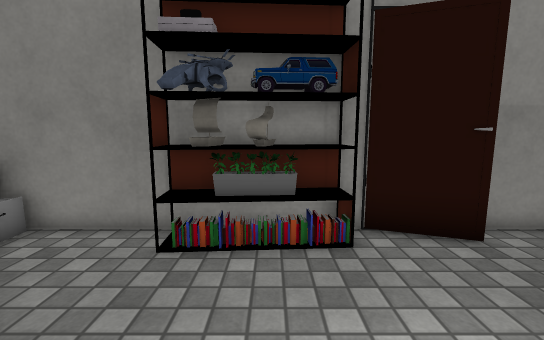
view 1 (above)

16 first-person views from a walk through a Unity game level. The camera is 1.3 m above the floor, tilts 8° down and sees 90° across. The floor is counted in squares, 0.5 m on a side. Each view is taken from the middle of a square. On the plan, view 1 faces up. The plan holds only what a view shows up to about 19 squares ahead; the rest is blank. The place goes on beyond the plan. The player character is not drawn. Some surface patterns are stand-ins.

view 2
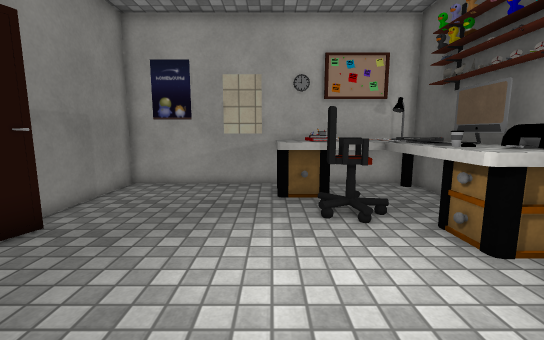

view 3
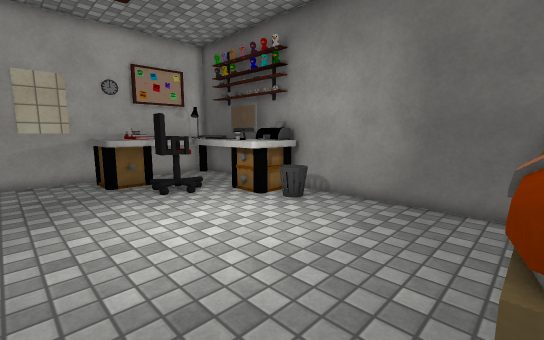

view 4
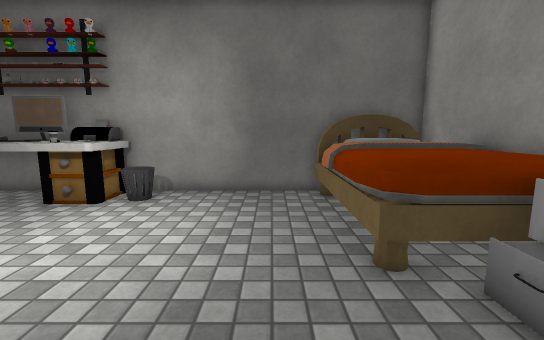

view 5
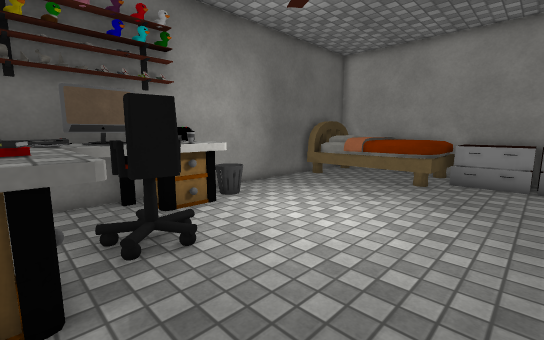

view 6
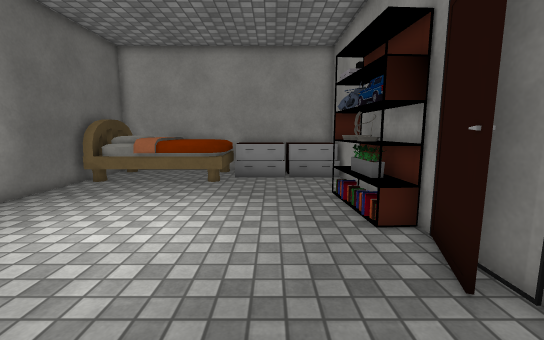

view 7
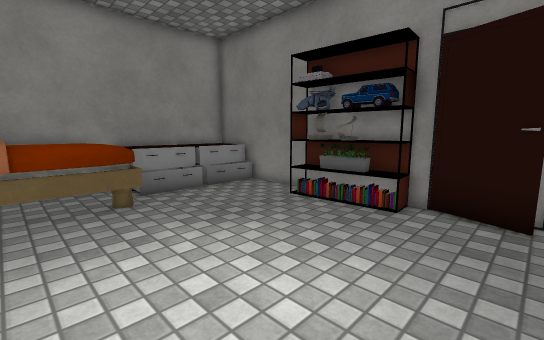

view 8
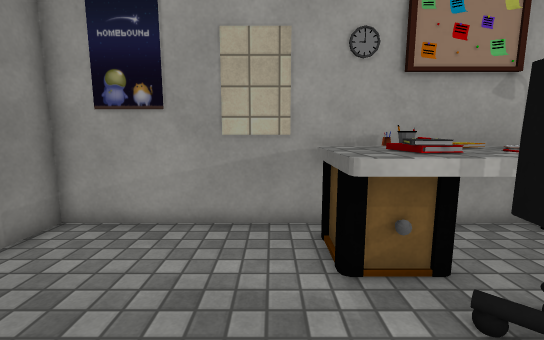

view 9
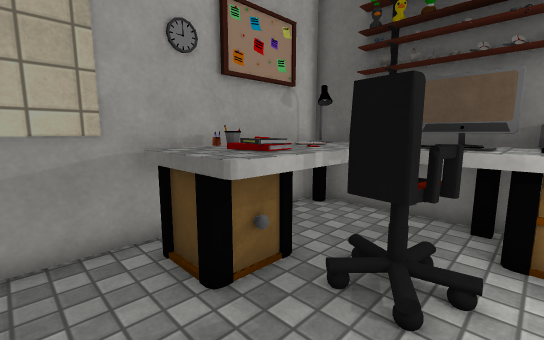

view 10
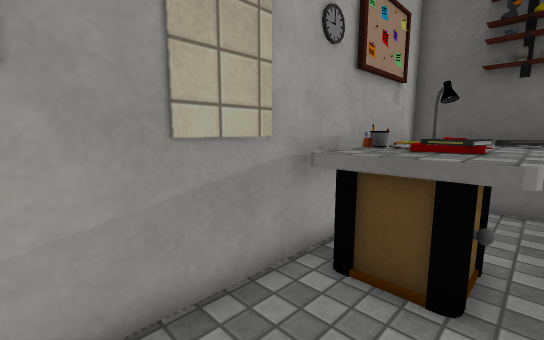

view 11
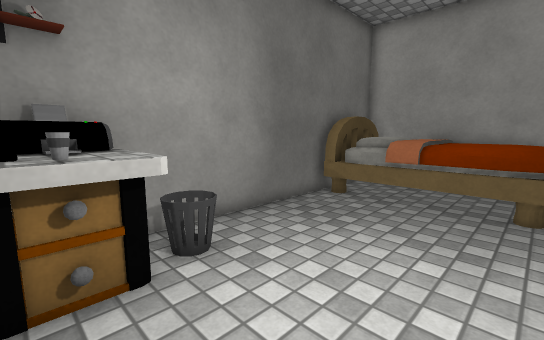

view 12
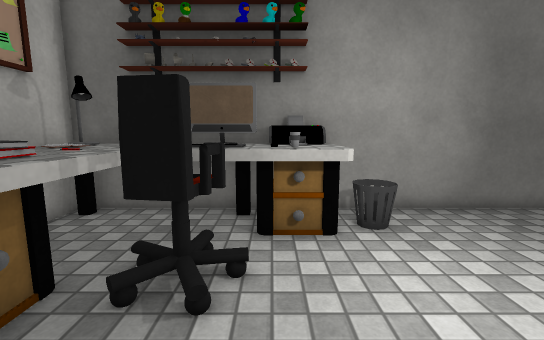

view 13
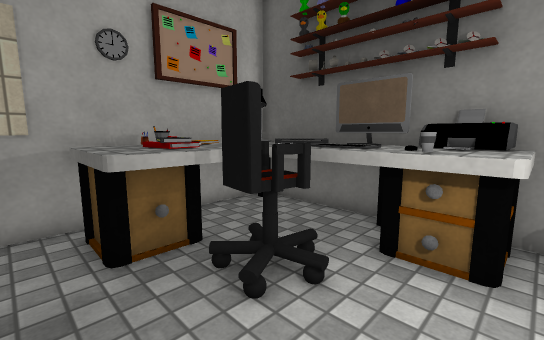

view 14
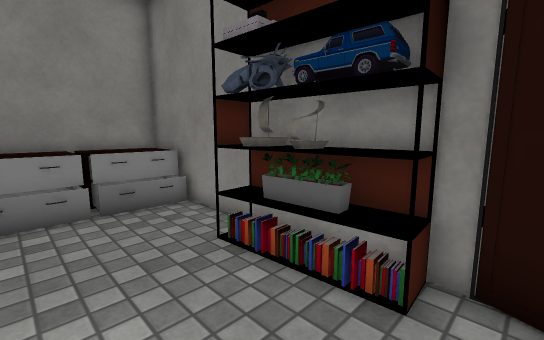

view 15
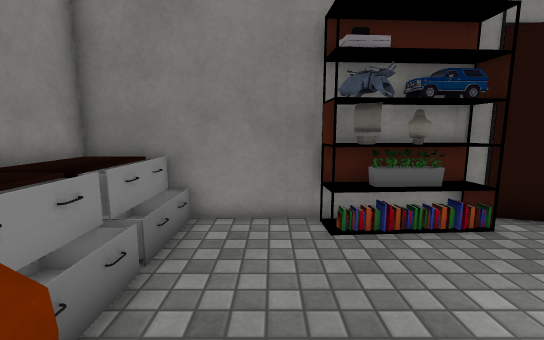

view 16
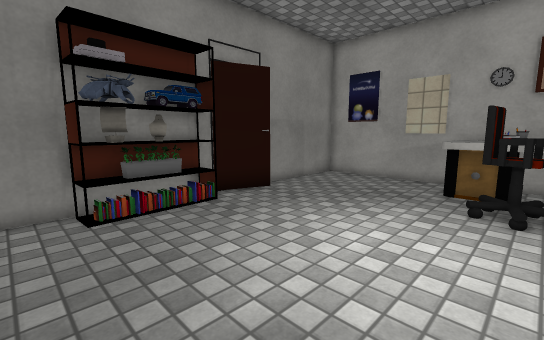

### Floor plan
Key: @ floor where view 1 was taken; # wall or solid block; . main floor; : floor 0.25 m higher than the main floor; + floor 1 m higher than the main floor; = window, fence, low wall or low ledge; S shelf; P plant; C chair; N notebook; U cup; R printer; K keyboard; L lamp; B bed; I bin; A cabinet; O other object.
Columns run from 9 left of view 1 to 12 right of it. Each row starts with its distance up from view 1.
  7 ######################
  6 = A...SSPPPS.##.....##
  5 = A.................#
  4 =#A.................#
  3 =+A.................#
  2   A................. #
  1   :................. #
  0 BBBBB....@.......OOOO#
 -1  BBBB............OOOO#
 -2  BBBB..........CCONN #
 -3 BBBBB..........CCOOOO#
 -4  BBBB.......OUOOOOOOO#
 -5   BBB......IIROKKOOOO#
 -6 BBBBB......IIRROOO LL#
 -7 ######################

Where each view was taken, in squares from view 1:
view 1: 0 up, 0 right, facing up
view 2: 0 up, 2 left, facing right
view 3: 3 up, 5 left, facing down-right
view 4: 5 up, 3 left, facing down
view 5: 4 up, 9 right, facing down-left
view 6: 3 up, 9 right, facing left
view 7: 3 down, 5 right, facing up-left
view 8: 1 up, 4 right, facing right
view 9: 2 up, 5 right, facing down-right
view 10: 4 up, 8 right, facing down-right
view 11: 0 up, 5 right, facing down-left
view 12: 2 up, 5 right, facing down
view 13: 1 up, 3 right, facing down-right
view 14: 2 up, 3 right, facing up-left
view 15: 1 down, 4 left, facing up
view 16: 3 down, 4 left, facing up-right
